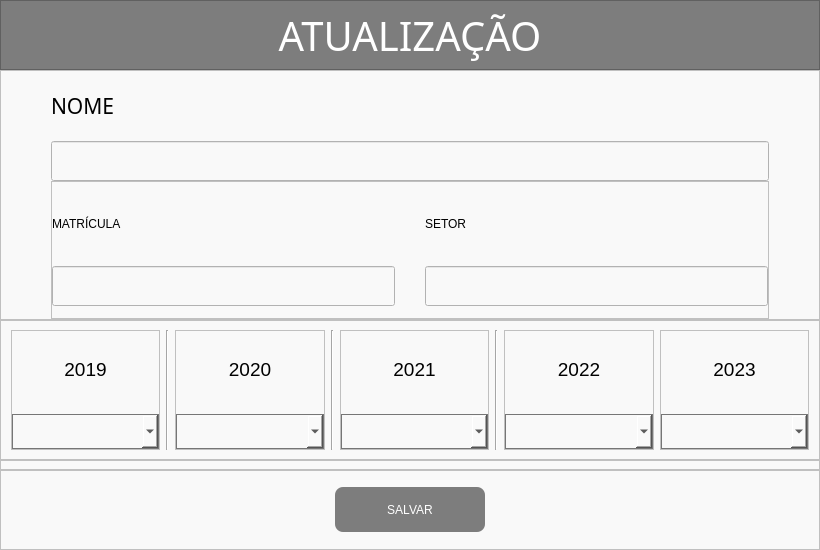
<?xml version="1.0" encoding="UTF-8"?>
<ui version="4.0">
 <class>MainWindow</class>
 <widget class="QMainWindow" name="MainWindow">
  <property name="geometry">
   <rect>
    <x>0</x>
    <y>0</y>
    <width>820</width>
    <height>550</height>
   </rect>
  </property>
  <property name="minimumSize">
   <size>
    <width>820</width>
    <height>550</height>
   </size>
  </property>
  <property name="maximumSize">
   <size>
    <width>820</width>
    <height>550</height>
   </size>
  </property>
  <property name="windowTitle">
   <string>RH - CONSULTA</string>
  </property>
  <property name="windowIcon">
   <iconset>
    <normaloff>Rrh-icon.ico</normaloff>Rrh-icon.ico</iconset>
  </property>
  <widget class="QWidget" name="centralwidget">
   <layout class="QVBoxLayout" name="verticalLayout">
    <property name="spacing">
     <number>0</number>
    </property>
    <property name="leftMargin">
     <number>0</number>
    </property>
    <property name="topMargin">
     <number>0</number>
    </property>
    <property name="rightMargin">
     <number>0</number>
    </property>
    <property name="bottomMargin">
     <number>0</number>
    </property>
    <item>
     <widget class="QFrame" name="frame">
      <property name="maximumSize">
       <size>
        <width>16777215</width>
        <height>70</height>
       </size>
      </property>
      <property name="styleSheet">
       <string notr="true">background-color: rgb(125, 125, 125);</string>
      </property>
      <property name="frameShape">
       <enum>QFrame::StyledPanel</enum>
      </property>
      <property name="frameShadow">
       <enum>QFrame::Raised</enum>
      </property>
      <layout class="QHBoxLayout" name="horizontalLayout">
       <property name="spacing">
        <number>0</number>
       </property>
       <property name="leftMargin">
        <number>0</number>
       </property>
       <property name="topMargin">
        <number>0</number>
       </property>
       <property name="rightMargin">
        <number>0</number>
       </property>
       <property name="bottomMargin">
        <number>0</number>
       </property>
       <item>
        <widget class="QLabel" name="label">
         <property name="maximumSize">
          <size>
           <width>900</width>
           <height>70</height>
          </size>
         </property>
         <property name="font">
          <font>
           <family>Source Sans Pro Black</family>
           <pointsize>30</pointsize>
           <weight>10</weight>
           <italic>false</italic>
           <bold>false</bold>
          </font>
         </property>
         <property name="styleSheet">
          <string notr="true">font: 87 30pt &quot;Source Sans Pro Black&quot;;
color: rgb(255, 255, 255);
background-color: rgb(125, 125, 125);</string>
         </property>
         <property name="text">
          <string>ATUALIZAÇÃO</string>
         </property>
         <property name="textFormat">
          <enum>Qt::AutoText</enum>
         </property>
         <property name="scaledContents">
          <bool>false</bool>
         </property>
         <property name="alignment">
          <set>Qt::AlignCenter</set>
         </property>
         <property name="wordWrap">
          <bool>false</bool>
         </property>
         <property name="margin">
          <number>0</number>
         </property>
        </widget>
       </item>
      </layout>
     </widget>
    </item>
    <item>
     <widget class="QFrame" name="frame_2">
      <property name="maximumSize">
       <size>
        <width>16777215</width>
        <height>424</height>
       </size>
      </property>
      <property name="styleSheet">
       <string notr="true">background-color: rgb(249, 249, 249);</string>
      </property>
      <property name="frameShape">
       <enum>QFrame::StyledPanel</enum>
      </property>
      <property name="frameShadow">
       <enum>QFrame::Raised</enum>
      </property>
      <layout class="QVBoxLayout" name="verticalLayout_2">
       <property name="spacing">
        <number>0</number>
       </property>
       <property name="leftMargin">
        <number>50</number>
       </property>
       <property name="topMargin">
        <number>0</number>
       </property>
       <property name="rightMargin">
        <number>50</number>
       </property>
       <property name="bottomMargin">
        <number>0</number>
       </property>
       <item>
        <widget class="QLabel" name="label_2">
         <property name="maximumSize">
          <size>
           <width>16777215</width>
           <height>70</height>
          </size>
         </property>
         <property name="font">
          <font>
           <family>Source Sans Pro</family>
           <pointsize>16</pointsize>
           <weight>50</weight>
           <italic>false</italic>
           <bold>false</bold>
          </font>
         </property>
         <property name="styleSheet">
          <string notr="true">font: 16pt &quot;Source Sans Pro&quot;;</string>
         </property>
         <property name="text">
          <string>NOME</string>
         </property>
        </widget>
       </item>
       <item>
        <widget class="QLineEdit" name="nome">
         <property name="maximumSize">
          <size>
           <width>16777215</width>
           <height>40</height>
          </size>
         </property>
         <property name="font">
          <font>
           <family>Source Sans Pro</family>
           <pointsize>14</pointsize>
           <weight>50</weight>
           <italic>false</italic>
           <bold>false</bold>
          </font>
         </property>
         <property name="styleSheet">
          <string notr="true">text-transform: uppercase;
font: 14pt &quot;Source Sans Pro&quot;;
padding-left: 5px;</string>
         </property>
         <property name="maxLength">
          <number>200</number>
         </property>
         <property name="echoMode">
          <enum>QLineEdit::Normal</enum>
         </property>
        </widget>
       </item>
       <item>
        <widget class="QFrame" name="frame_5">
         <property name="frameShape">
          <enum>QFrame::StyledPanel</enum>
         </property>
         <property name="frameShadow">
          <enum>QFrame::Raised</enum>
         </property>
         <layout class="QGridLayout" name="gridLayout_2">
          <property name="leftMargin">
           <number>0</number>
          </property>
          <property name="topMargin">
           <number>0</number>
          </property>
          <property name="rightMargin">
           <number>0</number>
          </property>
          <property name="bottomMargin">
           <number>0</number>
          </property>
          <property name="horizontalSpacing">
           <number>30</number>
          </property>
          <property name="verticalSpacing">
           <number>0</number>
          </property>
          <item row="0" column="1">
           <widget class="QLabel" name="label_4">
            <property name="styleSheet">
             <string notr="true">font: 16pt &quot;Source Sans Pro&quot;;</string>
            </property>
            <property name="text">
             <string>SETOR</string>
            </property>
           </widget>
          </item>
          <item row="1" column="0">
           <widget class="QLineEdit" name="matricula">
            <property name="maximumSize">
             <size>
              <width>350</width>
              <height>40</height>
             </size>
            </property>
            <property name="font">
             <font>
              <family>Source Sans Pro</family>
              <pointsize>14</pointsize>
              <weight>50</weight>
              <italic>false</italic>
              <bold>false</bold>
             </font>
            </property>
            <property name="styleSheet">
             <string notr="true">font: 14pt &quot;Source Sans Pro&quot;;
color: rgb(129, 129, 129);
padding-left: 5px;</string>
            </property>
            <property name="maxLength">
             <number>20</number>
            </property>
            <property name="readOnly">
             <bool>true</bool>
            </property>
           </widget>
          </item>
          <item row="1" column="1">
           <widget class="QLineEdit" name="setor">
            <property name="maximumSize">
             <size>
              <width>16777215</width>
              <height>40</height>
             </size>
            </property>
            <property name="font">
             <font>
              <family>Source Sans Pro</family>
              <pointsize>14</pointsize>
              <weight>50</weight>
              <italic>false</italic>
              <bold>false</bold>
             </font>
            </property>
            <property name="styleSheet">
             <string notr="true">text-transform: uppercase;
font: 14pt &quot;Source Sans Pro&quot;;
padding-left: 5px;</string>
            </property>
            <property name="maxLength">
             <number>200</number>
            </property>
           </widget>
          </item>
          <item row="0" column="0">
           <widget class="QLabel" name="label_3">
            <property name="maximumSize">
             <size>
              <width>16777215</width>
              <height>60</height>
             </size>
            </property>
            <property name="styleSheet">
             <string notr="true">font: 16pt &quot;Source Sans Pro&quot;;</string>
            </property>
            <property name="text">
             <string>MATRÍCULA</string>
            </property>
           </widget>
          </item>
         </layout>
        </widget>
       </item>
      </layout>
     </widget>
    </item>
    <item>
     <widget class="QFrame" name="frame_3">
      <property name="maximumSize">
       <size>
        <width>16777215</width>
        <height>140</height>
       </size>
      </property>
      <property name="styleSheet">
       <string notr="true">background-color: rgb(249, 249, 249);</string>
      </property>
      <property name="frameShape">
       <enum>QFrame::StyledPanel</enum>
      </property>
      <property name="frameShadow">
       <enum>QFrame::Raised</enum>
      </property>
      <layout class="QHBoxLayout" name="horizontalLayout_3">
       <property name="leftMargin">
        <number>10</number>
       </property>
       <property name="rightMargin">
        <number>10</number>
       </property>
       <item>
        <widget class="QFrame" name="frame_14">
         <property name="frameShape">
          <enum>QFrame::StyledPanel</enum>
         </property>
         <property name="frameShadow">
          <enum>QFrame::Raised</enum>
         </property>
         <layout class="QVBoxLayout" name="verticalLayout_6">
          <property name="leftMargin">
           <number>0</number>
          </property>
          <property name="topMargin">
           <number>0</number>
          </property>
          <property name="rightMargin">
           <number>0</number>
          </property>
          <property name="bottomMargin">
           <number>0</number>
          </property>
          <item>
           <widget class="QLabel" name="label_10">
            <property name="font">
             <font>
              <family>Yu Gothic UI</family>
              <pointsize>14</pointsize>
             </font>
            </property>
            <property name="text">
             <string>2019</string>
            </property>
            <property name="alignment">
             <set>Qt::AlignCenter</set>
            </property>
           </widget>
          </item>
          <item>
           <widget class="QComboBox" name="comboBox">
            <property name="minimumSize">
             <size>
              <width>0</width>
              <height>35</height>
             </size>
            </property>
            <property name="maximumSize">
             <size>
              <width>16777215</width>
              <height>35</height>
             </size>
            </property>
            <property name="styleSheet">
             <string notr="true">border: 1px solid rgb(118, 118, 118);
font: 11pt &quot;Yu Gothic UI&quot;;


</string>
            </property>
            <property name="currentIndex">
             <number>-1</number>
            </property>
            <property name="frame">
             <bool>false</bool>
            </property>
            <item>
             <property name="text">
              <string> (30) Férias Realizada</string>
             </property>
            </item>
            <item>
             <property name="text">
              <string> (15) Férias Pendente</string>
             </property>
            </item>
            <item>
             <property name="text">
              <string> (0) Férias a Realizar</string>
             </property>
            </item>
            <item>
             <property name="text">
              <string> (-) Não Consta</string>
             </property>
            </item>
           </widget>
          </item>
         </layout>
        </widget>
       </item>
       <item>
        <widget class="Line" name="line">
         <property name="orientation">
          <enum>Qt::Vertical</enum>
         </property>
        </widget>
       </item>
       <item>
        <widget class="QFrame" name="frame_15">
         <property name="frameShape">
          <enum>QFrame::StyledPanel</enum>
         </property>
         <property name="frameShadow">
          <enum>QFrame::Raised</enum>
         </property>
         <layout class="QVBoxLayout" name="verticalLayout_7">
          <property name="leftMargin">
           <number>0</number>
          </property>
          <property name="topMargin">
           <number>0</number>
          </property>
          <property name="rightMargin">
           <number>0</number>
          </property>
          <property name="bottomMargin">
           <number>0</number>
          </property>
          <item>
           <widget class="QLabel" name="label_11">
            <property name="font">
             <font>
              <family>Yu Gothic UI</family>
              <pointsize>14</pointsize>
             </font>
            </property>
            <property name="text">
             <string>2020</string>
            </property>
            <property name="alignment">
             <set>Qt::AlignCenter</set>
            </property>
           </widget>
          </item>
          <item>
           <widget class="QComboBox" name="comboBox_2">
            <property name="minimumSize">
             <size>
              <width>0</width>
              <height>35</height>
             </size>
            </property>
            <property name="maximumSize">
             <size>
              <width>16777215</width>
              <height>35</height>
             </size>
            </property>
            <property name="styleSheet">
             <string notr="true">border: 1px solid rgb(118, 118, 118);
font: 11pt &quot;Yu Gothic UI&quot;;


</string>
            </property>
            <property name="currentIndex">
             <number>-1</number>
            </property>
            <property name="frame">
             <bool>false</bool>
            </property>
            <item>
             <property name="text">
              <string> (30) Férias Realizada</string>
             </property>
            </item>
            <item>
             <property name="text">
              <string> (15) Férias Pendente</string>
             </property>
            </item>
            <item>
             <property name="text">
              <string> (0) Férias a Realizar</string>
             </property>
            </item>
            <item>
             <property name="text">
              <string> (-) Não Consta</string>
             </property>
            </item>
           </widget>
          </item>
         </layout>
        </widget>
       </item>
       <item>
        <widget class="Line" name="line_2">
         <property name="orientation">
          <enum>Qt::Vertical</enum>
         </property>
        </widget>
       </item>
       <item>
        <widget class="QFrame" name="frame_16">
         <property name="frameShape">
          <enum>QFrame::StyledPanel</enum>
         </property>
         <property name="frameShadow">
          <enum>QFrame::Raised</enum>
         </property>
         <layout class="QVBoxLayout" name="verticalLayout_8">
          <property name="leftMargin">
           <number>0</number>
          </property>
          <property name="topMargin">
           <number>0</number>
          </property>
          <property name="rightMargin">
           <number>0</number>
          </property>
          <property name="bottomMargin">
           <number>0</number>
          </property>
          <item>
           <widget class="QLabel" name="label_12">
            <property name="font">
             <font>
              <family>Yu Gothic UI</family>
              <pointsize>14</pointsize>
             </font>
            </property>
            <property name="text">
             <string>2021</string>
            </property>
            <property name="alignment">
             <set>Qt::AlignCenter</set>
            </property>
           </widget>
          </item>
          <item>
           <widget class="QComboBox" name="comboBox_3">
            <property name="minimumSize">
             <size>
              <width>0</width>
              <height>35</height>
             </size>
            </property>
            <property name="maximumSize">
             <size>
              <width>16777215</width>
              <height>35</height>
             </size>
            </property>
            <property name="styleSheet">
             <string notr="true">border: 1px solid rgb(118, 118, 118);
font: 11pt &quot;Yu Gothic UI&quot;;


</string>
            </property>
            <property name="currentIndex">
             <number>-1</number>
            </property>
            <property name="frame">
             <bool>false</bool>
            </property>
            <item>
             <property name="text">
              <string> (30) Férias Realizada</string>
             </property>
            </item>
            <item>
             <property name="text">
              <string> (15) Férias Pendente</string>
             </property>
            </item>
            <item>
             <property name="text">
              <string> (0) Férias a Realizar</string>
             </property>
            </item>
            <item>
             <property name="text">
              <string> (-) Não Consta</string>
             </property>
            </item>
           </widget>
          </item>
         </layout>
        </widget>
       </item>
       <item>
        <widget class="Line" name="line_3">
         <property name="orientation">
          <enum>Qt::Vertical</enum>
         </property>
        </widget>
       </item>
       <item>
        <widget class="QFrame" name="frame_17">
         <property name="frameShape">
          <enum>QFrame::StyledPanel</enum>
         </property>
         <property name="frameShadow">
          <enum>QFrame::Raised</enum>
         </property>
         <layout class="QVBoxLayout" name="verticalLayout_9">
          <property name="leftMargin">
           <number>0</number>
          </property>
          <property name="topMargin">
           <number>0</number>
          </property>
          <property name="rightMargin">
           <number>0</number>
          </property>
          <property name="bottomMargin">
           <number>0</number>
          </property>
          <item>
           <widget class="QLabel" name="label_13">
            <property name="font">
             <font>
              <family>Yu Gothic UI</family>
              <pointsize>14</pointsize>
             </font>
            </property>
            <property name="text">
             <string>2022</string>
            </property>
            <property name="alignment">
             <set>Qt::AlignCenter</set>
            </property>
           </widget>
          </item>
          <item>
           <widget class="QComboBox" name="comboBox_4">
            <property name="minimumSize">
             <size>
              <width>0</width>
              <height>35</height>
             </size>
            </property>
            <property name="maximumSize">
             <size>
              <width>16777215</width>
              <height>35</height>
             </size>
            </property>
            <property name="styleSheet">
             <string notr="true">border: 1px solid rgb(118, 118, 118);
font: 11pt &quot;Yu Gothic UI&quot;;


</string>
            </property>
            <property name="currentIndex">
             <number>-1</number>
            </property>
            <property name="frame">
             <bool>false</bool>
            </property>
            <item>
             <property name="text">
              <string> (30) Férias Realizada</string>
             </property>
            </item>
            <item>
             <property name="text">
              <string> (15) Férias Pendente</string>
             </property>
            </item>
            <item>
             <property name="text">
              <string> (0) Férias a Realizar</string>
             </property>
            </item>
            <item>
             <property name="text">
              <string> (-) Não Consta</string>
             </property>
            </item>
           </widget>
          </item>
         </layout>
        </widget>
       </item>
       <item>
        <widget class="QFrame" name="frame_18">
         <property name="frameShape">
          <enum>QFrame::StyledPanel</enum>
         </property>
         <property name="frameShadow">
          <enum>QFrame::Raised</enum>
         </property>
         <layout class="QVBoxLayout" name="verticalLayout_10">
          <property name="leftMargin">
           <number>0</number>
          </property>
          <property name="topMargin">
           <number>0</number>
          </property>
          <property name="rightMargin">
           <number>0</number>
          </property>
          <property name="bottomMargin">
           <number>0</number>
          </property>
          <item>
           <widget class="QLabel" name="label_14">
            <property name="font">
             <font>
              <family>Yu Gothic UI</family>
              <pointsize>14</pointsize>
             </font>
            </property>
            <property name="text">
             <string>2023</string>
            </property>
            <property name="alignment">
             <set>Qt::AlignCenter</set>
            </property>
           </widget>
          </item>
          <item>
           <widget class="QComboBox" name="comboBox_5">
            <property name="minimumSize">
             <size>
              <width>0</width>
              <height>35</height>
             </size>
            </property>
            <property name="maximumSize">
             <size>
              <width>16777215</width>
              <height>35</height>
             </size>
            </property>
            <property name="styleSheet">
             <string notr="true">border: 1px solid rgb(118, 118, 118);
font: 11pt &quot;Yu Gothic UI&quot;;


</string>
            </property>
            <property name="currentIndex">
             <number>-1</number>
            </property>
            <property name="frame">
             <bool>false</bool>
            </property>
            <item>
             <property name="text">
              <string> (30) Férias Realizada</string>
             </property>
            </item>
            <item>
             <property name="text">
              <string> (15) Férias Pendente</string>
             </property>
            </item>
            <item>
             <property name="text">
              <string> (0) Férias a Realizar</string>
             </property>
            </item>
            <item>
             <property name="text">
              <string> (-) Não Consta</string>
             </property>
            </item>
           </widget>
          </item>
         </layout>
        </widget>
       </item>
      </layout>
     </widget>
    </item>
    <item>
     <widget class="QFrame" name="frame_6">
      <property name="maximumSize">
       <size>
        <width>16777215</width>
        <height>10</height>
       </size>
      </property>
      <property name="styleSheet">
       <string notr="true">background-color: rgb(249, 249, 249);</string>
      </property>
      <property name="frameShape">
       <enum>QFrame::StyledPanel</enum>
      </property>
      <property name="frameShadow">
       <enum>QFrame::Raised</enum>
      </property>
      <layout class="QHBoxLayout" name="horizontalLayout_10">
       <item>
        <widget class="QLineEdit" name="dias_19">
         <property name="styleSheet">
          <string notr="true">color: rgb(249, 249, 249);</string>
         </property>
         <property name="frame">
          <bool>false</bool>
         </property>
         <property name="echoMode">
          <enum>QLineEdit::NoEcho</enum>
         </property>
         <property name="dragEnabled">
          <bool>true</bool>
         </property>
         <property name="readOnly">
          <bool>true</bool>
         </property>
        </widget>
       </item>
       <item>
        <widget class="QLineEdit" name="dias_22">
         <property name="styleSheet">
          <string notr="true">color: rgb(249, 249, 249);</string>
         </property>
         <property name="frame">
          <bool>false</bool>
         </property>
         <property name="echoMode">
          <enum>QLineEdit::NoEcho</enum>
         </property>
         <property name="dragEnabled">
          <bool>true</bool>
         </property>
         <property name="readOnly">
          <bool>true</bool>
         </property>
        </widget>
       </item>
       <item>
        <widget class="QLineEdit" name="dias_21">
         <property name="styleSheet">
          <string notr="true">color: rgb(249, 249, 249);</string>
         </property>
         <property name="frame">
          <bool>false</bool>
         </property>
         <property name="echoMode">
          <enum>QLineEdit::NoEcho</enum>
         </property>
         <property name="dragEnabled">
          <bool>true</bool>
         </property>
         <property name="readOnly">
          <bool>true</bool>
         </property>
        </widget>
       </item>
       <item>
        <widget class="QLineEdit" name="dias_20">
         <property name="styleSheet">
          <string notr="true">color: rgb(249, 249, 249);</string>
         </property>
         <property name="frame">
          <bool>false</bool>
         </property>
         <property name="echoMode">
          <enum>QLineEdit::NoEcho</enum>
         </property>
         <property name="dragEnabled">
          <bool>true</bool>
         </property>
         <property name="readOnly">
          <bool>true</bool>
         </property>
        </widget>
       </item>
       <item>
        <widget class="QLineEdit" name="dias_23">
         <property name="styleSheet">
          <string notr="true">color: rgb(249, 249, 249);</string>
         </property>
         <property name="frame">
          <bool>false</bool>
         </property>
         <property name="echoMode">
          <enum>QLineEdit::NoEcho</enum>
         </property>
         <property name="dragEnabled">
          <bool>true</bool>
         </property>
         <property name="readOnly">
          <bool>true</bool>
         </property>
        </widget>
       </item>
      </layout>
     </widget>
    </item>
    <item>
     <widget class="QFrame" name="frame_4">
      <property name="maximumSize">
       <size>
        <width>16777215</width>
        <height>80</height>
       </size>
      </property>
      <property name="styleSheet">
       <string notr="true">background-color: rgb(249, 249, 249);</string>
      </property>
      <property name="frameShape">
       <enum>QFrame::StyledPanel</enum>
      </property>
      <property name="frameShadow">
       <enum>QFrame::Raised</enum>
      </property>
      <layout class="QHBoxLayout" name="horizontalLayout_2">
       <property name="spacing">
        <number>0</number>
       </property>
       <property name="leftMargin">
        <number>0</number>
       </property>
       <property name="topMargin">
        <number>0</number>
       </property>
       <property name="rightMargin">
        <number>0</number>
       </property>
       <property name="bottomMargin">
        <number>0</number>
       </property>
       <item>
        <widget class="QStackedWidget" name="stackedWidget">
         <property name="currentIndex">
          <number>0</number>
         </property>
         <widget class="QWidget" name="page">
          <layout class="QHBoxLayout" name="horizontalLayout_4">
           <item>
            <widget class="QPushButton" name="update">
             <property name="minimumSize">
              <size>
               <width>150</width>
               <height>0</height>
              </size>
             </property>
             <property name="maximumSize">
              <size>
               <width>150</width>
               <height>45</height>
              </size>
             </property>
             <property name="styleSheet">
              <string notr="true">QPushButton{
	border-radius: 8px;
	background-color: rgb(125, 125, 125);
	font: 63 12pt &quot;Yu Gothic UI Semibold&quot;;
	color: rgb(255, 255, 255);
}
QPushButton:hover{
	background-color: rgb(102, 102, 102);
	color: rgb(255, 255, 255);
}
QPushButton:pressed{
	background-color: rgb(159, 159, 159);
	color: rgb(255, 255, 255);
}</string>
             </property>
             <property name="text">
              <string>SALVAR</string>
             </property>
            </widget>
           </item>
          </layout>
         </widget>
         <widget class="QWidget" name="page_8">
          <layout class="QHBoxLayout" name="horizontalLayout_12">
           <item>
            <widget class="QPushButton" name="update_8">
             <property name="minimumSize">
              <size>
               <width>150</width>
               <height>0</height>
              </size>
             </property>
             <property name="maximumSize">
              <size>
               <width>150</width>
               <height>45</height>
              </size>
             </property>
             <property name="styleSheet">
              <string notr="true">QPushButton{
	border-radius: 8px;
	background-color: rgb(125, 125, 125);
	font: 63 12pt &quot;Yu Gothic UI Semibold&quot;;
	color: rgb(255, 255, 255);
}
QPushButton:hover{
	background-color: rgb(102, 102, 102);
	color: rgb(255, 255, 255);
}
QPushButton:pressed{
	background-color: rgb(159, 159, 159);
	color: rgb(255, 255, 255);
}</string>
             </property>
             <property name="text">
              <string>SALVAR</string>
             </property>
            </widget>
           </item>
          </layout>
         </widget>
         <widget class="QWidget" name="page_3">
          <layout class="QHBoxLayout" name="horizontalLayout_6">
           <item>
            <widget class="QPushButton" name="update_2">
             <property name="minimumSize">
              <size>
               <width>150</width>
               <height>0</height>
              </size>
             </property>
             <property name="maximumSize">
              <size>
               <width>150</width>
               <height>45</height>
              </size>
             </property>
             <property name="styleSheet">
              <string notr="true">QPushButton{
	border-radius: 8px;
	background-color: rgb(125, 125, 125);
	font: 63 12pt &quot;Yu Gothic UI Semibold&quot;;
	color: rgb(255, 255, 255);
}
QPushButton:hover{
	background-color: rgb(102, 102, 102);
	color: rgb(255, 255, 255);
}
QPushButton:pressed{
	background-color: rgb(159, 159, 159);
	color: rgb(255, 255, 255);
}</string>
             </property>
             <property name="text">
              <string>SALVAR</string>
             </property>
            </widget>
           </item>
          </layout>
         </widget>
         <widget class="QWidget" name="page_2">
          <layout class="QHBoxLayout" name="horizontalLayout_5">
           <item>
            <widget class="QPushButton" name="update_3">
             <property name="minimumSize">
              <size>
               <width>150</width>
               <height>0</height>
              </size>
             </property>
             <property name="maximumSize">
              <size>
               <width>150</width>
               <height>45</height>
              </size>
             </property>
             <property name="styleSheet">
              <string notr="true">QPushButton{
	border-radius: 8px;
	background-color: rgb(125, 125, 125);
	font: 63 12pt &quot;Yu Gothic UI Semibold&quot;;
	color: rgb(255, 255, 255);
}
QPushButton:hover{
	background-color: rgb(102, 102, 102);
	color: rgb(255, 255, 255);
}
QPushButton:pressed{
	background-color: rgb(159, 159, 159);
	color: rgb(255, 255, 255);
}</string>
             </property>
             <property name="text">
              <string>SALVAR</string>
             </property>
            </widget>
           </item>
          </layout>
         </widget>
         <widget class="QWidget" name="page_4">
          <layout class="QHBoxLayout" name="horizontalLayout_7">
           <item>
            <widget class="QPushButton" name="update_4">
             <property name="minimumSize">
              <size>
               <width>150</width>
               <height>0</height>
              </size>
             </property>
             <property name="maximumSize">
              <size>
               <width>150</width>
               <height>45</height>
              </size>
             </property>
             <property name="styleSheet">
              <string notr="true">QPushButton{
	border-radius: 8px;
	background-color: rgb(125, 125, 125);
	font: 63 12pt &quot;Yu Gothic UI Semibold&quot;;
	color: rgb(255, 255, 255);
}
QPushButton:hover{
	background-color: rgb(102, 102, 102);
	color: rgb(255, 255, 255);
}
QPushButton:pressed{
	background-color: rgb(159, 159, 159);
	color: rgb(255, 255, 255);
}</string>
             </property>
             <property name="text">
              <string>SALVAR</string>
             </property>
            </widget>
           </item>
          </layout>
         </widget>
         <widget class="QWidget" name="page_5">
          <layout class="QHBoxLayout" name="horizontalLayout_8">
           <item>
            <widget class="QPushButton" name="update_5">
             <property name="minimumSize">
              <size>
               <width>150</width>
               <height>0</height>
              </size>
             </property>
             <property name="maximumSize">
              <size>
               <width>150</width>
               <height>45</height>
              </size>
             </property>
             <property name="styleSheet">
              <string notr="true">QPushButton{
	border-radius: 8px;
	background-color: rgb(125, 125, 125);
	font: 63 12pt &quot;Yu Gothic UI Semibold&quot;;
	color: rgb(255, 255, 255);
}
QPushButton:hover{
	background-color: rgb(102, 102, 102);
	color: rgb(255, 255, 255);
}
QPushButton:pressed{
	background-color: rgb(159, 159, 159);
	color: rgb(255, 255, 255);
}</string>
             </property>
             <property name="text">
              <string>SALVAR</string>
             </property>
            </widget>
           </item>
          </layout>
         </widget>
         <widget class="QWidget" name="page_6">
          <layout class="QHBoxLayout" name="horizontalLayout_9">
           <item>
            <widget class="QPushButton" name="update_6">
             <property name="minimumSize">
              <size>
               <width>150</width>
               <height>0</height>
              </size>
             </property>
             <property name="maximumSize">
              <size>
               <width>150</width>
               <height>45</height>
              </size>
             </property>
             <property name="styleSheet">
              <string notr="true">QPushButton{
	border-radius: 8px;
	background-color: rgb(125, 125, 125);
	font: 63 12pt &quot;Yu Gothic UI Semibold&quot;;
	color: rgb(255, 255, 255);
}
QPushButton:hover{
	background-color: rgb(102, 102, 102);
	color: rgb(255, 255, 255);
}
QPushButton:pressed{
	background-color: rgb(159, 159, 159);
	color: rgb(255, 255, 255);
}</string>
             </property>
             <property name="text">
              <string>SALVAR</string>
             </property>
            </widget>
           </item>
          </layout>
         </widget>
         <widget class="QWidget" name="page_7">
          <layout class="QHBoxLayout" name="horizontalLayout_11">
           <item>
            <widget class="QPushButton" name="update_7">
             <property name="minimumSize">
              <size>
               <width>150</width>
               <height>0</height>
              </size>
             </property>
             <property name="maximumSize">
              <size>
               <width>150</width>
               <height>45</height>
              </size>
             </property>
             <property name="styleSheet">
              <string notr="true">QPushButton{
	border-radius: 8px;
	background-color: rgb(125, 125, 125);
	font: 63 12pt &quot;Yu Gothic UI Semibold&quot;;
	color: rgb(255, 255, 255);
}
QPushButton:hover{
	background-color: rgb(102, 102, 102);
	color: rgb(255, 255, 255);
}
QPushButton:pressed{
	background-color: rgb(159, 159, 159);
	color: rgb(255, 255, 255);
}</string>
             </property>
             <property name="text">
              <string>SALVAR</string>
             </property>
            </widget>
           </item>
          </layout>
         </widget>
         <widget class="QWidget" name="page_9">
          <layout class="QHBoxLayout" name="horizontalLayout_13">
           <item>
            <widget class="QPushButton" name="update_9">
             <property name="minimumSize">
              <size>
               <width>150</width>
               <height>0</height>
              </size>
             </property>
             <property name="maximumSize">
              <size>
               <width>150</width>
               <height>45</height>
              </size>
             </property>
             <property name="styleSheet">
              <string notr="true">QPushButton{
	border-radius: 8px;
	background-color: rgb(125, 125, 125);
	font: 63 12pt &quot;Yu Gothic UI Semibold&quot;;
	color: rgb(255, 255, 255);
}
QPushButton:hover{
	background-color: rgb(102, 102, 102);
	color: rgb(255, 255, 255);
}
QPushButton:pressed{
	background-color: rgb(159, 159, 159);
	color: rgb(255, 255, 255);
}</string>
             </property>
             <property name="text">
              <string>SALVAR</string>
             </property>
            </widget>
           </item>
          </layout>
         </widget>
         <widget class="QWidget" name="page_10">
          <layout class="QHBoxLayout" name="horizontalLayout_14">
           <item>
            <widget class="QPushButton" name="update_10">
             <property name="minimumSize">
              <size>
               <width>150</width>
               <height>0</height>
              </size>
             </property>
             <property name="maximumSize">
              <size>
               <width>150</width>
               <height>45</height>
              </size>
             </property>
             <property name="styleSheet">
              <string notr="true">QPushButton{
	border-radius: 8px;
	background-color: rgb(125, 125, 125);
	font: 63 12pt &quot;Yu Gothic UI Semibold&quot;;
	color: rgb(255, 255, 255);
}
QPushButton:hover{
	background-color: rgb(102, 102, 102);
	color: rgb(255, 255, 255);
}
QPushButton:pressed{
	background-color: rgb(159, 159, 159);
	color: rgb(255, 255, 255);
}</string>
             </property>
             <property name="text">
              <string>SALVAR</string>
             </property>
            </widget>
           </item>
          </layout>
         </widget>
        </widget>
       </item>
      </layout>
     </widget>
    </item>
   </layout>
  </widget>
 </widget>
 <resources/>
 <connections/>
</ui>
